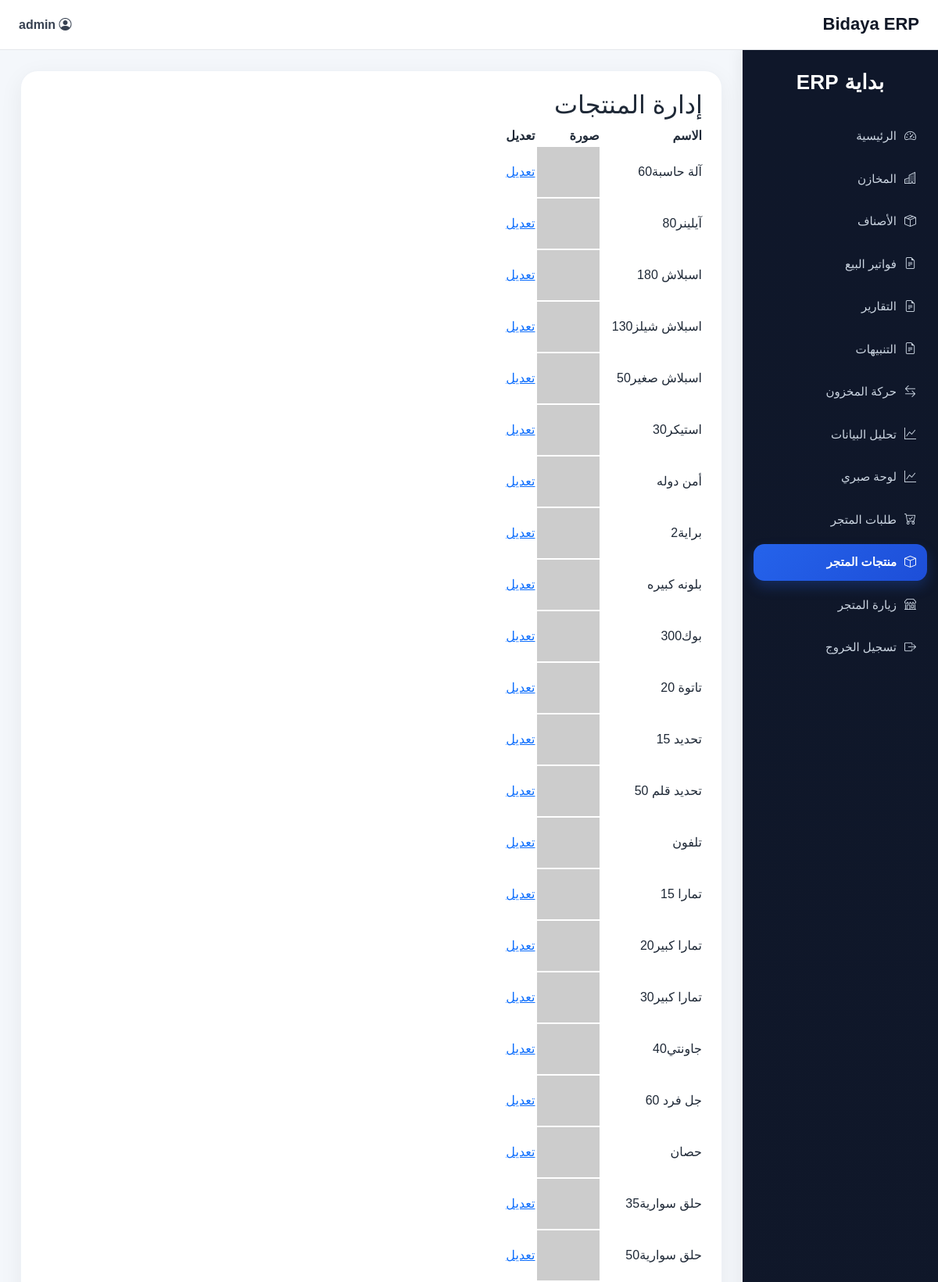
The app's page /admin/products (signed in, upper part) with its own data.
### app/models.py (models this page shows)
class User(db.Model, UserMixin):
    id = db.Column(db.Integer, primary_key=True)
    username = db.Column(db.String(50), unique=True, nullable=False)
    email = db.Column(db.String(120), unique=True, nullable=False)
    password = db.Column(db.String(255), nullable=False)
    role = db.Column(db.String(20), default="operator")
    created_at = db.Column(db.DateTime, default=datetime.utcnow)

class Product(db.Model):
    id = db.Column(db.Integer, primary_key=True)
    item_id = db.Column(db.Integer, db.ForeignKey("item.id"), nullable=False)
    category_id = db.Column(db.Integer, db.ForeignKey("category.id"), nullable=True)
    title = db.Column(db.String(200), nullable=False)
    slug = db.Column(db.String(200), nullable=False, unique=True)
    short_description = db.Column(db.String(300))
    description = db.Column(db.Text)
    image_url = db.Column(db.String(500))
    is_active = db.Column(db.Boolean, default=True)
    is_featured = db.Column(db.Boolean, default=False)
    item = db.relationship("Item", backref="product_entry")

class Item(db.Model):
    id = db.Column(db.Integer, primary_key=True)
    item_code = db.Column(db.String(50), nullable=False)
    name = db.Column(db.String(100), nullable=False)
    description = db.Column(db.Text)
    purchase_price = db.Column(db.Float, default=0)
    sale_price = db.Column(db.Float, default=0)
    unit_profit = db.Column(db.Float, default=0)
    quantity = db.Column(db.Integer, default=0)
    reorder_level = db.Column(db.Integer, default=0)
    notes = db.Column(db.Text)
    warehouse_id = db.Column(db.Integer, db.ForeignKey("warehouse.id"), nullable=False)

### app/routes.py (the view)
    @app.route("/admin/products")
    @login_required
    def admin_products():
        products = Product.query.all()
        return render_template("shop/admin_products.html", products=products)

### app/models.py (called while the page is built)
@login_manager.user_loader
def load_user(user_id):
    return User.query.get(int(user_id))

### app/templates/shop/admin_products.html
{% extends "layout.html" %}
{% block content %}
<h2>إدارة المنتجات</h2>
<table>
    <tr>
        <th>الاسم</th>
        <th>صورة</th>
        <th>تعديل</th>
    </tr>
    {% for p in products %}
    <tr>
        <td>{{ p.item.name }}</td>
        <td>
            <img src="{{ p.image_url }}" width="80">
        </td>
        <td>
            <a href="/admin/products/edit/{{ p.id }}">تعديل</a>
        </td>
    </tr>
    {% endfor %}
</table>
{% endblock %}

### app/templates/layout.html (shortened to what this page needs)
<!DOCTYPE html>
<html lang="ar" dir="rtl">
<head>
    <link href="https://cdn.jsdelivr.net/npm/bootstrap@5.3.3/dist/css/bootstrap.rtl.min.css" rel="stylesheet">
    <link href="https://cdn.jsdelivr.net/npm/bootstrap-icons@1.11.3/font/bootstrap-icons.css" rel="stylesheet">
</head>
<body>
    {% if current_user.is_authenticated %}
    <div class="topbar">
        <h1 class="topbar-title">Bidaya ERP</h1>
        <div class="user-box">
            <span><i class="bi bi-person-circle"></i> {{ current_user.username }}</span>
        </div>
    </div>
    <aside class="sidebar">
        <div class="brand">بداية ERP</div>
        <nav class="nav flex-column">
            <a class="nav-link {% if request.endpoint == 'dashboard' %}active{% endif %}"
                href="{{ url_for('dashboard') }}">
                <i class="bi bi-speedometer2"></i><span>الرئيسية</span>
            </a>
            <a class="nav-link {% if request.endpoint == 'warehouses' %}active{% endif %}"
                href="{{ url_for('warehouses') }}">
                <i class="bi bi-buildings"></i><span>المخازن</span>
            </a>
            <a class="nav-link {% if request.endpoint == 'items' %}active{% endif %}" href="{{ url_for('items') }}">
                <i class="bi bi-box-seam"></i><span>الأصناف</span>
            </a>
            <a class="nav-link {% if request.endpoint == 'invoices' %}active{% endif %}"
                href="{{ url_for('invoices') }}">
                <i class="bi bi-file-earmark-text"></i><span>فواتير البيع</span>
            </a>
            <a class="nav-link {% if request.endpoint == 'reports' %}active{% endif %}" href="{{ url_for('reports') }}">
                <i class="bi bi-file-earmark-text"></i><span>التقارير</span>
            </a>
            <a class="nav-link {% if request.endpoint == 'alerts_page' %}active{% endif %}"
                href="{{ url_for('alerts_page') }}">
                <i class="bi bi-file-earmark-text"></i><span>التنبيهات</span>
            </a>
            <a class="nav-link {% if request.endpoint == 'movement' %}active{% endif %}"
                href="{{ url_for('movement') }}">
                <i class="bi bi-arrow-left-right"></i><span>حركة المخزون</span>
            </a>
            <a class="nav-link {% if request.endpoint == 'analytics' %}active{% endif %}"
                href="{{ url_for('analytics') }}">
                <i class="bi bi-graph-up"></i><span>تحليل البيانات</span>
            </a>
            <a class="nav-link {% if request.endpoint == 'owner_kpi' %}active{% endif %}"
                href="{{ url_for('owner_kpi') }}">
                <i class="bi bi-graph-up"></i><span>لوحة صبري</span>
            </a>
            <a class="nav-link {% if request.endpoint == 'orders' or request.endpoint == 'admin_orders' %}active{% endif %}"
                href="{{ url_for('orders') }}">
                <i class="bi bi-cart-check"></i><span>طلبات المتجر</span>
            </a>
            <a class="nav-link {% if request.endpoint == 'admin_products' %}active{% endif %}"
                href="{{ url_for('admin_products') }}">
                <i class="bi bi-box"></i><span>منتجات المتجر</span>
            </a>
            <a class="nav-link" href="{{ url_for('shop_home') }}" target="_blank">
                <i class="bi bi-shop"></i><span>زيارة المتجر</span>
            </a>
            <a class="nav-link" href="{{ url_for('logout') }}">
                <i class="bi bi-box-arrow-right"></i><span>تسجيل الخروج</span>
            </a>
        </nav>
    </aside>
    {% endif %}
    <main class="{% if current_user.is_authenticated %}main-content{% else %}public-content{% endif %}">
        <div class="{% if current_user.is_authenticated %}content-card{% else %}container{% endif %}">
            {% block content %}{% endblock %}
        </div>
    </main>
</body>
</html>

### app/templates/layout.html (style rules this page uses)
body { background: #f4f7fb; font-family: Tahoma, Arial, sans-serif; color: #1f2937; }
.topbar { height: 64px; background: #ffffff; border-bottom: 1px solid #e5e7eb; display: flex; align-items: center; justify-content: space-between; padding: 0 24px; position: fixed; top: 0; right: 0; left: 0; z-index: 1030; }
.topbar-title { font-size: 22px; font-weight: 800; margin: 0; color: #111827; }
.user-box { display: flex; align-items: center; gap: 10px; font-weight: 600; color: #374151; }
.sidebar { width: 250px; background: linear-gradient(180deg, #0f172a 0%, #111827 100%); color: #fff; position: fixed; top: 64px; right: 0; bottom: 0; padding: 22px 14px; overflow-y: auto; box-shadow: -4px 0 18px rgba(0, 0, 0, 0.06); }
.brand { font-size: 26px; font-weight: 800; color: #fff; margin-bottom: 26px; text-align: center; letter-spacing: 0.3px; }
.sidebar .nav-link { color: #cbd5e1; border-radius: 14px; padding: 12px 14px; margin-bottom: 8px; font-size: 15px; display: flex; align-items: center; gap: 10px; transition: all 0.2s ease; }
.sidebar .nav-link.active { background: linear-gradient(135deg, #2563eb, #1d4ed8); color: #fff; font-weight: 700; box-shadow: 0 8px 16px rgba(37, 99, 235, 0.25); }
.main-content { margin-top: 64px; margin-right: 250px; padding: 26px; }
.content-card { background: #fff; border-radius: 22px; padding: 24px; box-shadow: 0 8px 30px rgba(15, 23, 42, 0.06); border: 1px solid #eef2f7; }

### records on screen
User: username "admin"
Product: item.name "آلة حاسبة60"
Product: item.name "آيلينر80"
Product: item.name "اسبلاش 180"
Product: item.name "اسبلاش شيلز130"
Product: item.name "اسبلاش صغير50"
Product: item.name "استيكر30"
Product: item.name "أمن دوله"
Product: item.name "براية2"
Product: item.name "بلونه كبيره"
Product: item.name "بوك300"
Product: item.name "تاتوة 20"
Product: item.name "تحديد 15"
Product: item.name "تحديد قلم 50"
Product: item.name "تلفون"
Product: item.name "تمارا 15"
Product: item.name "تمارا كبير20"
Product: item.name "تمارا كبير30"
Product: item.name "جاونتي40"
Product: item.name "جل فرد 60"
Product: item.name "حصان"
Product: item.name "حلق سوارية35"
Product: item.name "حلق سوارية50"
